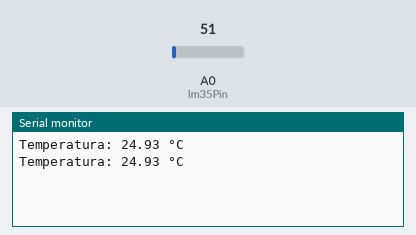
Recording of a sketch running on a simulated Arduino Uno, built with avr-gcc and run on an emulated ATmega328P. Parts: the last lines printed to the serial monitor. Inputs (shaded band) come from the test bench; at power-on: A0 (lm35Pin) = 51.

Above: at 1.8 s.
1.9 s: A0 (lm35Pin) set to 61
At 2.8 s:
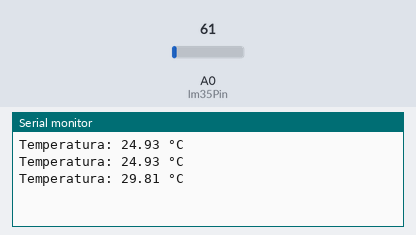
3.4 s: A0 (lm35Pin) set to 71
At 4.4 s:
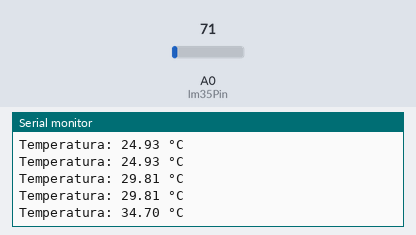
Timing chart, 0 to 6.4 s (numbered marks = the images above; inputs shaded):
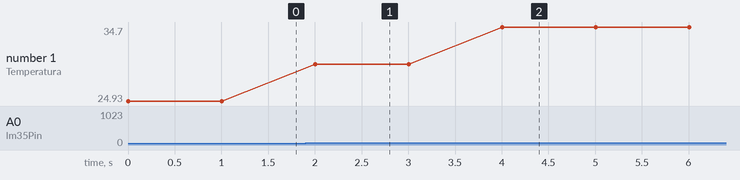

The sketch:

codigo_lm35_medicion_basica.ino
```cpp
// Medición básica de temperatura con el sensor LM35
const int lm35Pin = A0; // Pin donde está conectado el LM35

void setup() {
  Serial.begin(9600);
}

void loop() {
  int valorAnalogico = analogRead(lm35Pin); // Leer el valor analógico del sensor
  float voltaje = valorAnalogico * (5.0 / 1023.0); // Convertir el valor a voltaje
  float temperatura = voltaje * 100.0; // Convertir voltaje a grados Celsius

  Serial.print("Temperatura: ");
  Serial.print(temperatura);
  Serial.println(" °C");

  delay(1000); // Esperar entre mediciones
}
```

Measured:
- after the input at 1.9 s, the serial monitor: prints a new line after 0.10 s (image 1)
- after the input at 3.4 s, the serial monitor: prints a new line after 0.60 s (image 2)
- plotted number 1: 24.93 → 29.81 after the input at 1.9 s, 29.81 → 34.7 after the input at 3.4 s
